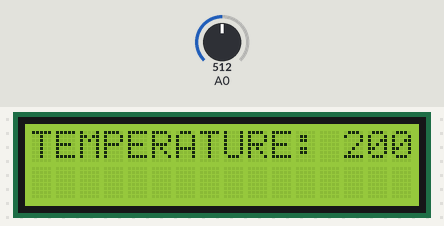
The sketch below on a simulated Arduino Uno, built with avr-gcc and run on an emulated ATmega328P. Shown: 16×2 character LCD. Inputs (shaded band) come from the test bench; at power-on: A0 = 512.

Above: at 1.2 s.
1.3 s: A0 set to 716
At 3.2 s:
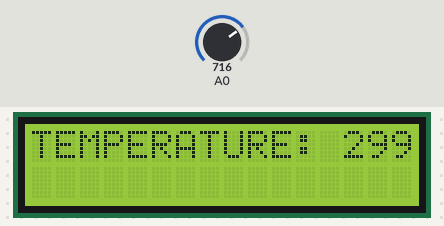
3.5 s: A0 set to 900
At 5.1 s:
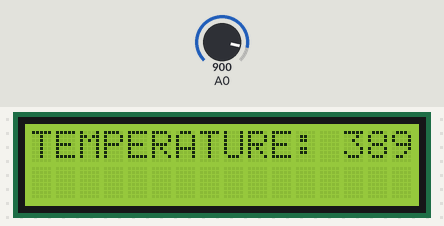
5.5 s: A0 set to 1023
At 6.7 s:
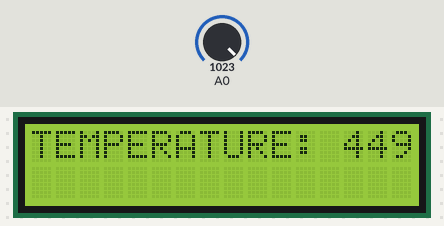
Timing chart, 0 to 8.5 s (numbered marks = the images above; inputs shaded):
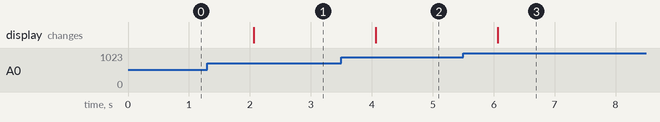

Measured:
- after the input at 1.3 s, the display: changes after 0.77 s (image 1)
- after the input at 3.5 s, the display: changes after 0.57 s (image 2)
- after the input at 5.5 s, the display: changes after 0.57 s (image 3)

The sketch:

2019_10_10_Thermometer.ino
```cpp
// include the library code:
#include <LiquidCrystal.h>

// initialize the library with the numbers of the interface pins
LiquidCrystal lcd(12, 11, 5, 4, 3, 2);

void setup()
{
  pinMode(A0, INPUT);
//  Serial.begin(9600);
  lcd.begin(16, 2);
  lcd.setCursor(0, 0);
  lcd.print("TEMPERATURE: ");
}

void loop()
{
//  Serial.println(-40 + 0.488155 * (analogRead(A0) - 20));
  lcd.setCursor(13, 0);
  lcd.print((int)(-40 + 0.488155 * (analogRead(A0) - 20)));
  delay(1000); // Wait for 1000 millisecond(s)
}
```
